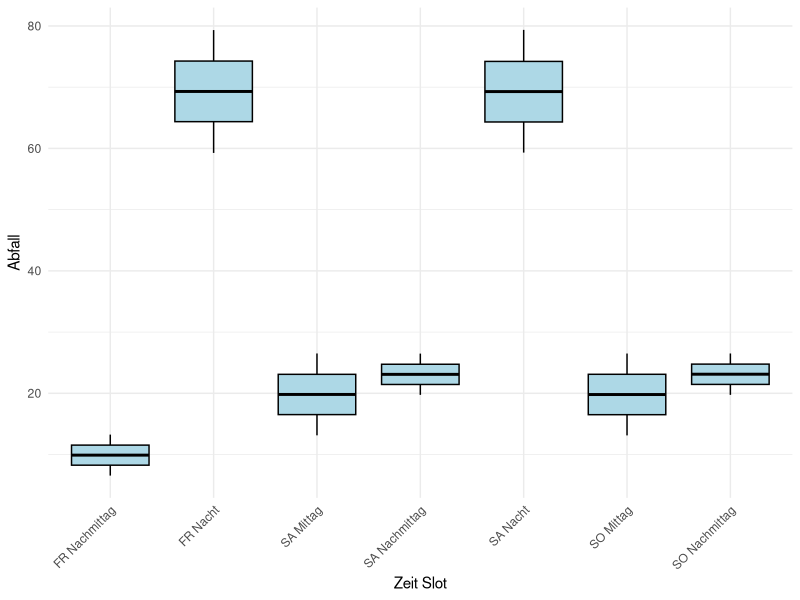
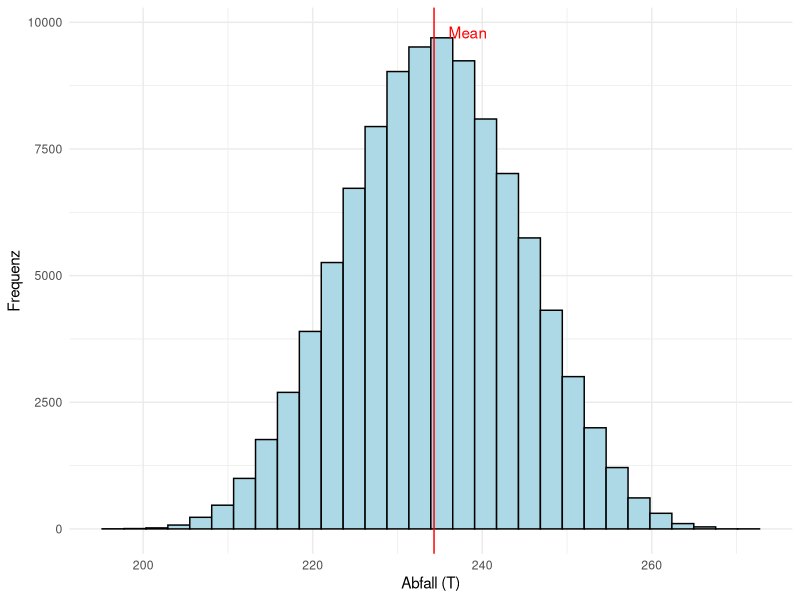

Recreate these plots in R, in order.
## ---- chunk 1
#| label: variables
#| echo: false
#| cache: true
wetter_probs <- c(2/3, 1/3)
first_slot <- c(0.10, 0.20)
rest_slots <- c(0.3, 0.4)
bad_weather_factor <- 0.7
essen_e <- c(2, 1, 3)
essen_sd <- c(2, 1, 1)
trinken_e <- c(1, 2, 4)
trinken_sd <- c(1, 1, 3)
nsim <- 100000
abfall_gewicht_pro_einheit <- 0.000030 # gweicht in tonnen
## ---- chunk 2
#| label: simulation
#| echo: false
#| warning: false
# Load required libraries
library(ggplot2)
library(tidyr)
library(dplyr)
library(scales)

slots <- c("FR Nachmittag", "FR Nacht", "SA Mittag", "SA Nachmittag", "SA Nacht", "SO Mittag", "SO Nachmittag")

M <- matrix(NA, nrow = nsim, ncol = length(slots))

for (i in 1:nsim) {
  anzahl_personen <- rpois(1, 2200000)
  wetter_schoen <- sample(c(TRUE, FALSE), size = 1, prob = wetter_probs)
  
  temp_first <- first_slot
  temp_rest <- rest_slots
  
  if (!wetter_schoen) {
    temp_rest <- c(rest_slots[1] * bad_weather_factor, rest_slots[2] * bad_weather_factor)
    temp_first <- c(first_slot[1] * bad_weather_factor, first_slot[2] * bad_weather_factor)
  }
  
  besucher_pro_slot <- c(runif(1, min = first_slot[1], max = first_slot[2]) * anzahl_personen,
                         runif(1, min = rest_slots[1], max = rest_slots[2]) * anzahl_personen,
                         runif(1, min = first_slot[1], max = first_slot[2]) * anzahl_personen,
                         runif(1, min = rest_slots[1], max = rest_slots[2]) * anzahl_personen,
                         runif(1, min = rest_slots[1], max = rest_slots[2]) * anzahl_personen,
                         runif(1, min = first_slot[1], max = first_slot[2]) * anzahl_personen,
                         runif(1, min = rest_slots[1], max = rest_slots[2]) * anzahl_personen)
  
  besucher_pro_slot <- round(besucher_pro_slot)
  
  abfall_pro_slot <- c()
  current_time <- 2
  for (n in 1:length(besucher_pro_slot)) {
    abfall_pro_slot[n] <- rnorm(1, mean = besucher_pro_slot[n]*essen_e[current_time], sd = sqrt(besucher_pro_slot[n]*essen_sd[current_time]^2))
    
    if (current_time == 3) {
    current_time <- 1}
    else {current_time <- current_time + 1}

  }
  M[i,] <- abfall_pro_slot * abfall_gewicht_pro_einheit
}

# Convert the matrix to a data frame
df <- as.data.frame(M)
colnames(df) <- slots

# Reshape the data to long format
df_long <- df %>%
  pivot_longer(cols = everything(), names_to = "Slot", values_to = "Abfall")

calculated_mean <- mean(rowSums(M))
## ---- chunk 3
#| label: figures
#| echo: false
#| warning: false
#| layout-ncol: 2
ggplot(df_long, aes(x = Slot, y = Abfall)) +
  geom_boxplot(color="black",fill="lightblue") +
  scale_y_continuous(labels = label_comma()) +
  labs(x = "Zeit Slot", y = "Abfall") +
  theme_minimal() +
  theme(axis.text.x = element_text(angle = 45, hjust = 1))
  
ggplot(df, aes(x=rowSums(M))) + 
  geom_histogram(color="black", fill="lightblue") +
  scale_color_manual(name="Legende",values=c("red"),labels=c("mean")) +
  xlab("Abfall (T)") +
  theme_minimal() +
  ylab("Frequenz") + 
  geom_vline(xintercept = calculated_mean, color="red") +
  annotate("text", x=calculated_mean + 4, y=9800, label="Mean", angle=0, color="red")
